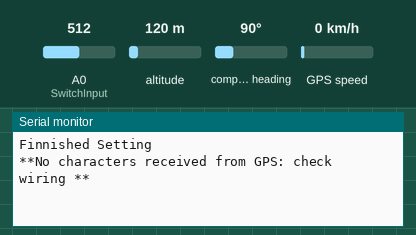
Recording of a sketch running on a simulated Arduino Uno, built with avr-gcc and run on an emulated ATmega328P. On the bench: the last lines printed to the serial monitor. The inputs (shaded band) are chosen by the test bench; at power-on: A0 (SwitchInput) = 512, altitude 120 m, compass heading 90°, GPS speed 0 km/h. The GPS gets a fix after 3 s at 37.7749, -122.4194 with 8 satellites.

Above: at 1.2 s.
1.3 s: A0 (SwitchInput) set to 789
At 9.0 s:
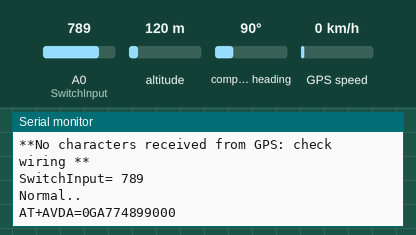
9.5 s: A0 (SwitchInput) set to 815
At 11.7 s:
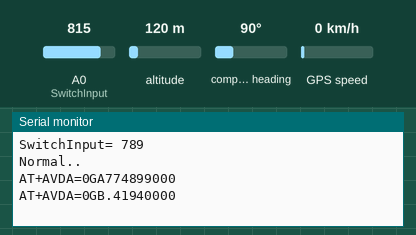

Measured:
- the behaviour switches between 799 and 800 on A0 (SwitchInput) (found by bisection; images 1 and 2)
- after the input at 1.3 s, the serial monitor: prints a new line after 6.7 s (image 1)

The sketch:

GpsWithBt2Bt.ino
```cpp
#include <SoftwareSerial.h>
#include <TinyGPS.h>

#define BAND_NUMBER 0
#define BtSerial_Rx 5
#define BtSerial_Tx 6
#define GpsSerial_Rx 9
#define GpsSerial_Tx 10
#define SwitchInput A0
#define PRECISION_OF_GPS 9
#define LAT_OFFSET 3
#define LON_OFFSET 4
#define DELAY_OFFSET 2500
#define MESSAGE_STRING_LENGTH 21
#define DELAY_GPS 5000

// Functions..
void BtBroadcasting(float, float, char);
bool GpsGetData();
void ShowLocationOnSerial(float, float);

// Variables..
SoftwareSerial BtSerial(BtSerial_Rx, BtSerial_Tx);
SoftwareSerial GpsSerial(GpsSerial_Rx, GpsSerial_Tx);
TinyGPS myGps;
unsigned long prevMillis = 0;
unsigned long curMillis = 0;
const unsigned long gpsInterval = 5000; // milliseconds

void setup() {
  Serial.begin(115200);
  while(!Serial){;}
  BtSerial.begin(9600);
  GpsSerial.begin(9600);
  while (!GpsSerial.available()) {
    if (GpsSerial.read() == '\r')
      break;
  }
  Serial.println("Finnished Setting");
  pinMode(SwitchInput, INPUT);
}

void loop() {
  float fLat, fLon;
  prevMillis = millis();
  curMillis = prevMillis;
  int count = 0;
  float aLat = 0.0;
  float aLon = 0.0;
  unsigned long age;

  if (GpsGetData())
  {
    while (curMillis - prevMillis < 5000)
    {
      if (GpsGetData())
      {

        myGps.f_get_position(&fLat, &fLon, &age);
        if (age == TinyGPS::GPS_INVALID_AGE)
        {
          Serial.println("No fix detected.");
        }
        else if (age > 5000)
        {
          Serial.println("Warning:possible stale data!");
        }
        else
        {
          aLat += fLat;
          aLon += fLon;
          count ++;
        }
      }
      else {continue;}
      curMillis = millis();
    }
    if (count > 0)
    {
      aLat = aLat / count;
      aLon = aLon / count;
      unsigned int readSwitch = analogRead(SwitchInput);
      Serial.print("SwitchInput= ");
      Serial.println(readSwitch);
      if(readSwitch < 800)
      {
        Serial.println("Normal..");
        BtBroadcasting(aLat, aLon, 'G');
      }
      else
      {

        Serial.println("SOS!");
        BtBroadcasting(aLat, aLon, 'B');
      }

      aLat = 0.0;
      aLon = 0.0;
      count = 0;
    }
    else
    {
      aLat = 25.0;
      aLon = 121.0;
      BtBroadcasting(aLat, aLon, 'N');
      aLat = 0.0;
      aLon = 0.0;
      count = 0;
    }
  }
  else
  {
    Serial.println("**No characters received from GPS: check wiring **");
  }
}

void BtBroadcasting(float flat, float flon, char bandStatus) {
  String msgAVDA = "AT+AVDA=";
  msgAVDA += BAND_NUMBER;
  msgAVDA += bandStatus;
  String sLat = String(flat, PRECISION_OF_GPS);
  sLat = sLat.substring(LAT_OFFSET);
  String sLon = String(flon, PRECISION_OF_GPS);
  sLon = sLon.substring(LON_OFFSET);
  String messageA = msgAVDA + 'A' + sLat;
  SetAVDA(messageA);
  delay(DELAY_OFFSET);
  String messageB = msgAVDA + 'B' + sLon;
  SetAVDA(messageB);
  //BtSerial.write(messageB);
  delay(DELAY_OFFSET);
}

void SetAVDA(String input) {
  char message[MESSAGE_STRING_LENGTH];
  String msgReceived = "";
  for(int i = 0; i < MESSAGE_STRING_LENGTH; i++) {
    message[i] = input[i];
  }
  message[MESSAGE_STRING_LENGTH-1]='\0';
  Serial.println(message);
  BtSerial.write(message);
  /*while(!BtSerial.available()) {
    Serial.println("Waiting for bluetooth module to respond...");
  }
  while(BtSerial.available()) {
    msgReceived+=char(BtSerial.read());
    //Serial.println();
    delay(1);
  }

  if(!Serial.available() && msgReceived!="") {
    Serial.print("RESPOND: ");
    Serial.println(msgReceived);
  }*/
}

bool GpsGetData()
{
  bool newData = false;
  for(unsigned long starter = millis(); millis()-starter < 1000;) {
    while(GpsSerial.available()) {
      char gpsRawData = GpsSerial.read();
      // Serail.write(gpsRawData);
      if(myGps.encode(gpsRawData)) {
        newData = true;
      }
    }
  }
  /*if(newData)
  {
    Serial.println("received data.");
  }
  else
  {
    Serial.println("received no data.");
  }*/
  return newData;
}

void ShowLocationOnSerial(float fLat, float fLon)
{
  unsigned long chars;
  unsigned short sentences, failedCheckedSum;myGps.stats(&chars, &sentences, &failedCheckedSum);
  /* Serial.print("Chars: ");
  Serial.print(chars);
  Serial.print(", Sentences: ");
  Serial.print(sentences);
  Serial.print(", Failed_checkedsum: ");
  Serial.println(failedCheckedSum); */
  Serial.print("LAT= ");
  String sLat = String(fLat == TinyGPS::GPS_INVALID_F_ANGLE ? 0.0 : fLat, PRECISION_OF_GPS);
  Serial.println(sLat);
  Serial.print(", LON= ");
  String sLon = String(fLon == TinyGPS::GPS_INVALID_F_ANGLE ? 0.0 :fLon, PRECISION_OF_GPS);
  Serial.println(sLon);
  Serial.println("----------------------------------------");
}
```
